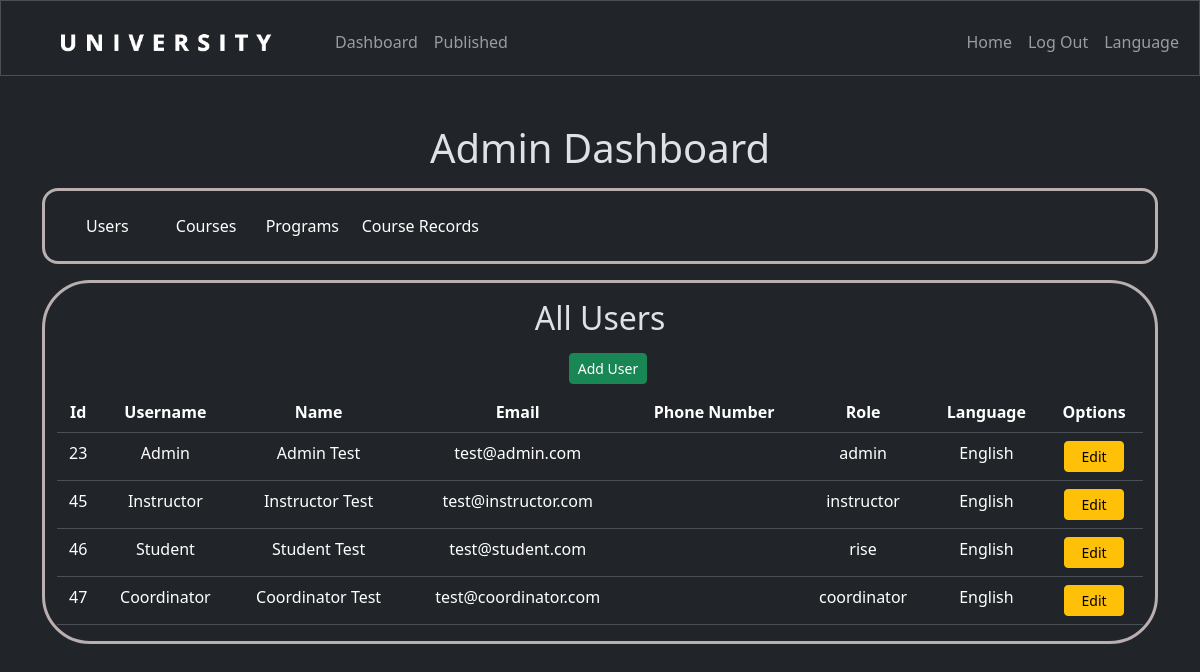
/users (signed in), run on the app's committed database.
### tables this page shows
CREATE TABLE "user_profiles" (profile_id INTEGER UNIQUE NOT NULL, profile_picture BLOB, phone_number NUMERIC, user_language_id INTEGER, country TEXT, sub_region TEXT, introduction TEXT, user_program_id INTEGER, FOREIGN KEY (user_language_id) REFERENCES languages(language_id) ON DELETE SET NULL, FOREIGN KEY (user_program_id) REFERENCES programs(program_id) ON DELETE SET NULL, FOREIGN KEY (profile_id) REFERENCES users(id) ON DELETE CASCADE);

CREATE TABLE "users" (id INTEGER PRIMARY KEY AUTOINCREMENT NOT NULL, username TEXT NOT NULL, hash TEXT NOT NULL, first_name TEXT NOT NULL, last_name TEXT NOT NULL, email TEXT NOT NULL, role_id INTEGER NOT NULL, role TEXT, FOREIGN KEY (role_id) REFERENCES roles(role_id) ON DELETE SET NULL);

### app.py (the view)
@app.route("/users")
@login_required
def users():
    users_id = session["user_id"]
    user_rows = db.execute("SELECT role_id FROM users WHERE id = ?", users_id)
    user_role = user_rows[0]['role_id']
    if user_role == 1:
        flag = True
        rows = db.execute("SELECT * FROM users JOIN user_profiles ON user_profiles.profile_id = users.id")
        return render_template("users.html", users=rows, no_edit=flag)
    else:
        return apology("You do not have permission to access this page", 400)

### app.py (called while the page is built)
@app.after_request
def after_request(response):
    response.headers["Cache-Control"] = "no-cache, no-store, must-revalidate"
    response.headers["Expires"] = 0
    response.headers["Pragma"] = "no-cache"
    return response

def get_locale():
    if 'lang' in session:
        return session.get('lang')
    else:
        browser_lang = request.accept_languages.best_match(['en', 'fr'])
        return browser_lang

@app.context_processor
def inject_babel():
    return dict(_=gettext)

@app.context_processor
def inject_locale():
    return {'get_locale': get_locale}

### helpers.py (called while the page is built)
def login_required(f):
    @wraps(f)
    def decorated_function(*args, **kwargs):
        if session.get("user_id") is None:
            return redirect("/login")
        return f(*args, **kwargs)
    return decorated_function

### templates/users.html (shortened to what this page needs)
{% extends "admin_dash.html" %}
{% block admin_dash_users %}
    {% if no_edit %}
        <div class="container" id="users_no_edit" style="border: solid rgb(185, 175, 175); border-radius: 3rem;">
            <h2 class="mt-3">{{ _('All Users') }}</h2>
            <form action="/add_user" method="post">
                <button class="btn btn-success btn-sm ms-3 my-2" type="submit" style="min-width: 60px;">{{ _('Add User') }}</button>
            </form>
            <table class="table">
                <thead>
                    <tr>
                        <th>{{ _('Id') }}</th>
                        <th>{{ _('Username') }}</th>
                        <th>{{ _('Name') }}</th>
                        <th>{{ _('Email') }}</th>
                        <th>{{ _('Phone Number') }}</th>
                        <th>{{ _('Role') }}</th>
                        <th>{{ _('Language') }}</th>
                        <th>{{ _('Options') }}</th>
                    </tr>
                </thead>
                <tbody>
                {% for user in users %}
                    <tr style="align-items: center;">
                        <td>{{ user.id }}</td>
                        <td>{{ user.username }}</td>
                        <td>{{ user.first_name }} {{ user.last_name }}</td>
                        <td>{{ user.email }}</td>
                        <td>{{ user.phone_number }}</td>
                        <td>{{ user.role }}</td>
                        <td>{{ _('French') if user.user_language_id == 2 else _('English') }}</td>
                        <td>
                            {% if user.id %}
                            <form action="/edit" method="post">
                                <button class="btn btn-warning btn-sm edit ms-auto" style="min-width: 60px;" type="submit">{{ _('Edit') }}</button>
                            </form>
                            {% else %}
                            <form action="/edit" method="post">
                                <input name="edit_id" type="hidden" value="{{ user.id }}">
                                <button class="btn btn-warning btn-sm edit ms-auto disabled" style="min-width: 60px;" type="submit">{{ _('Edit') }}</button>
                            </form>
                            {% endif %}
                        </td>
                    </tr>
                {% endfor %}
                </tbody>
            </table>
        </div>
    {% endif %}
{% endblock %}

### static/styles.css (style rules this page uses)
* { position: relative; box-sizing: border-box; }
button, input[type="submit"] { cursor: pointer; }

### data on the page
user_profiles: id "23", username "Admin", first_name "Admin", last_name "Test", email "test@admin.com", role "admin"
user_profiles: id "45", username "Instructor", first_name "Instructor", last_name "Test", email "test@instructor.com", role "instructor"
user_profiles: id "46", username "Student", first_name "Student", last_name "Test", email "test@student.com", role "rise"
user_profiles: id "47", username "Coordinator", first_name "Coordinator", last_name "Test", email "test@coordinator.com", role "coordinator"
